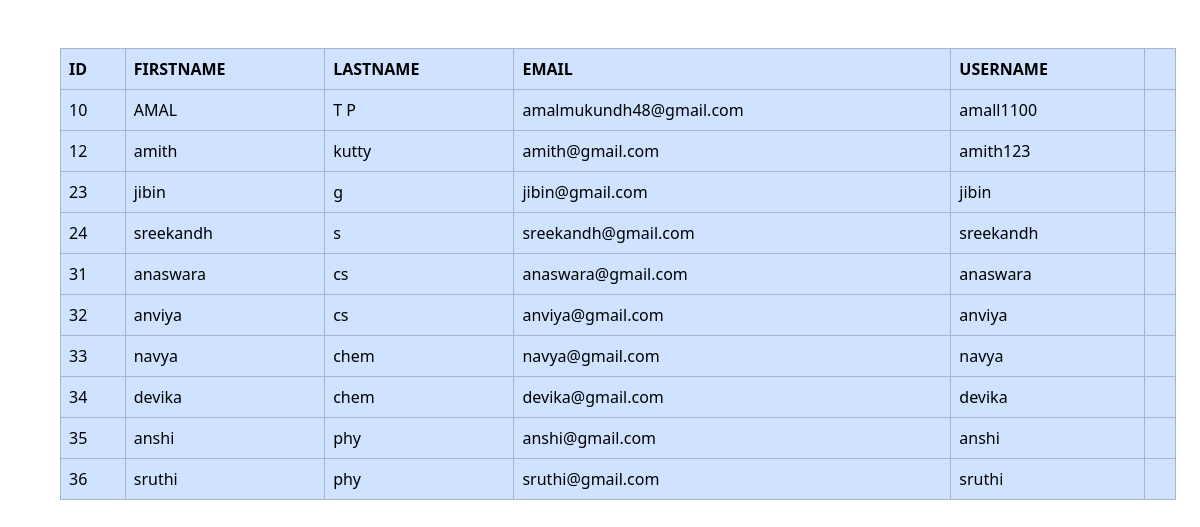
The app's page /approved_stview with its own data.
### newapp/models.py (models this page shows)
class User(AbstractUser):
    usertype=models.CharField(max_length=50)

### newapp/views.py (the view)
# urls.py: path('approved_stview',views.approved_stview,name='approved_stview'),
def approved_stview(request):
    x=User.objects.filter(is_active=1,usertype="student")
    return render(request,'approved_stview.html',{'x':x})

### newapp/templates/approved_stview.html (shortened to what this page needs)
<!DOCTYPE html>
<html lang="en">
<head>
    <link href="https://cdn.jsdelivr.net/npm/bootstrap@5.3.3/dist/css/bootstrap.min.css" rel="stylesheet">
</head>
</head>
<body>
    <div class="container m-5">
    <table  class="table table-bordered table-primary">
        <tr>
            <th>ID</th>
            <th>FIRSTNAME</th>
            <th>LASTNAME</th>
            <th>EMAIL</th>
            <th>USERNAME</th>
            <th></th>
        </tr>
        {% for i in x %}
        <tr>
            <td>{{i.id}}</td>
            <td>{{i.first_name}}</td>
            <td>{{i.last_name}}</td>
            <td>{{i.email}}</td>
            <td>{{i.username}}</td>
            <td><a href="approved_stview"></a></td>
        </tr>
        {% endfor %}
    </table>
</div>
</body>
</html>

### records on screen
User: id "10", first_name "AMAL", last_name "T P", email "amalmukundh48@gmail.com", username "amall1100"
User: id "12", first_name "amith", last_name "kutty", email "amith@gmail.com", username "amith123"
User: id "23", first_name "jibin", last_name "g", email "jibin@gmail.com", username "jibin"
User: id "24", first_name "sreekandh", last_name "s", email "sreekandh@gmail.com", username "sreekandh"
User: id "31", first_name "anaswara", last_name "cs", email "anaswara@gmail.com", username "anaswara"
User: id "32", first_name "anviya", last_name "cs", email "anviya@gmail.com", username "anviya"
User: id "33", first_name "navya", last_name "chem", email "navya@gmail.com", username "navya"
User: id "34", first_name "devika", last_name "chem", email "devika@gmail.com", username "devika"
User: id "35", first_name "anshi", last_name "phy", email "anshi@gmail.com", username "anshi"
User: id "36", first_name "sruthi", last_name "phy", email "sruthi@gmail.com", username "sruthi"
